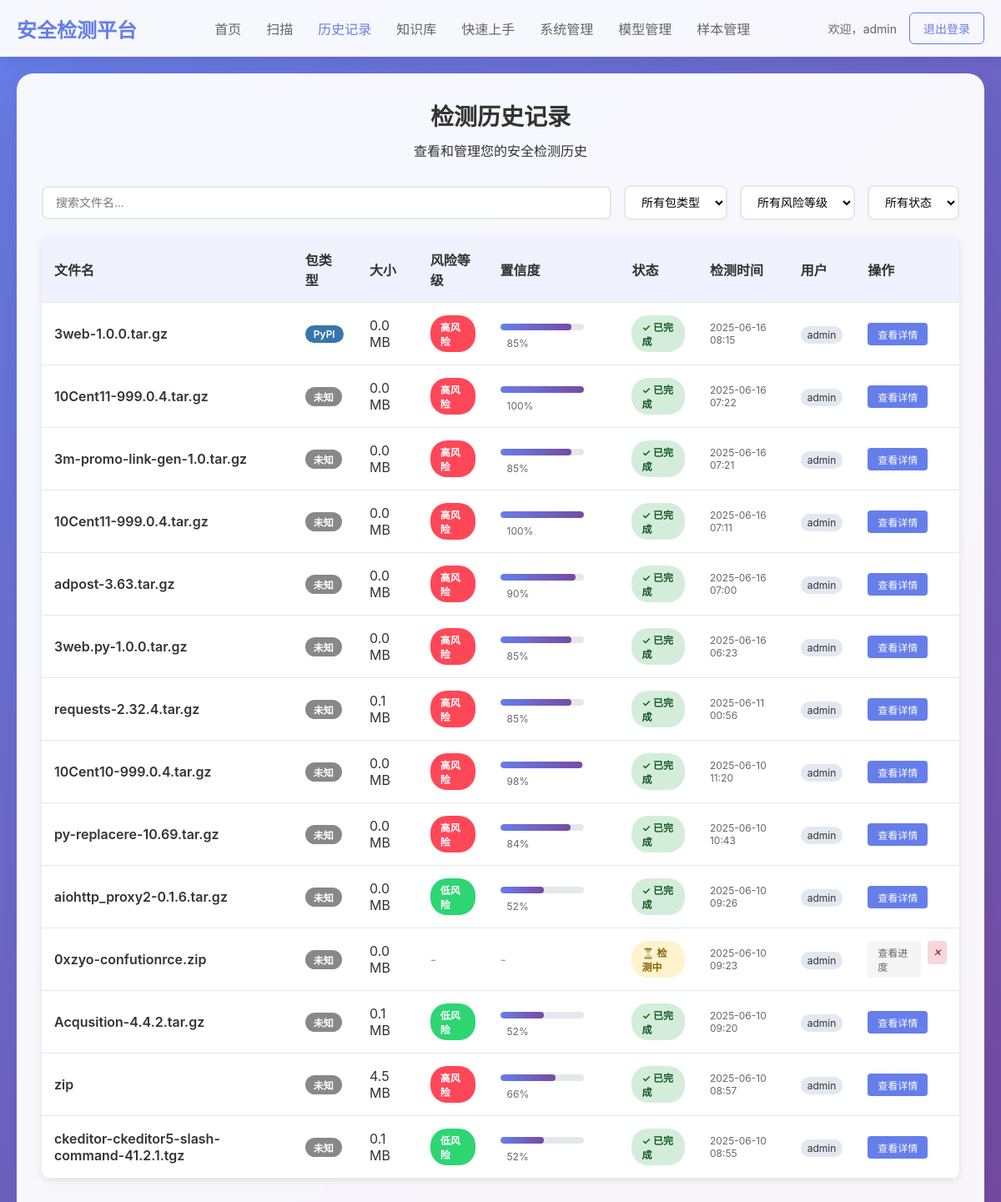
Screenshot of /history (signed in) with the database file from the repository.
### tables this page shows
CREATE TABLE scan_records (
            id INTEGER PRIMARY KEY AUTOINCREMENT,
            user_id INTEGER,
            filename TEXT NOT NULL,
            file_size INTEGER,
            file_hash TEXT,
            scan_status TEXT DEFAULT 'pending',
            risk_level TEXT,
            confidence REAL,
            xgboost_result TEXT,
            llm_result TEXT,
            risk_explanation TEXT,
            scan_time REAL,
            created_at TIMESTAMP DEFAULT CURRENT_TIMESTAMP, package_type TEXT,
            FOREIGN KEY (user_id) REFERENCES users (id)
        );

CREATE TABLE users (
            id INTEGER PRIMARY KEY AUTOINCREMENT,
            username TEXT UNIQUE NOT NULL,
            email TEXT UNIQUE NOT NULL,
            password_hash TEXT NOT NULL,
            role TEXT DEFAULT 'user',
            created_at TIMESTAMP DEFAULT CURRENT_TIMESTAMP,
            last_login TIMESTAMP
        );

### app.py (the view, shortened to what this page needs)
@app.route('/history')
@login_required
def history():
    conn = sqlite3.connect('security_scanner.db')
    cursor = conn.cursor()
    if session.get('role') == 'admin':
        cursor.execute('''
            SELECT r.id, r.filename, r.file_size, r.risk_level, r.confidence, r.scan_status, r.created_at,
                   r.package_type, u.username
            FROM scan_records r
            JOIN users u ON r.user_id = u.id
            ORDER BY r.created_at DESC
        ''')
    records = cursor.fetchall()
    conn.close()
    return render_template('history.html', records=records)

### app.py (called while the page is built)
def login_required(view):
    @wraps(view)
    def wrapped_view(*args, **kwargs):
        if 'user_id' not in session:
            flash('请先登录', 'error')
            return redirect(url_for('login'))
        return view(*args, **kwargs)
    return wrapped_view

### templates/history.html (shortened to what this page needs)
{% extends "base.html" %}
{% block content %}
<div class="history-container">
    <div class="header">
        <h1>检测历史记录</h1>
        <p>查看和管理您的安全检测历史</p>
    </div>
    <div class="search-controls">
        <input type="text" class="search-input" placeholder="搜索文件名..." id="searchInput">
        <select class="filter-select" id="packageTypeFilter">
            <option value="">所有包类型</option>
        </select>
        <select class="filter-select" id="riskFilter">
            <option value="">所有风险等级</option>
        </select>
        <select class="filter-select" id="statusFilter">
            <option value="">所有状态</option>
        </select>
    </div>
    {% if records %}
    <table class="records-table" id="recordsTable">
        <thead>
            <tr>
                <th>文件名</th>
                <th>包类型</th>
                <th>大小</th>
                <th>风险等级</th>
                <th>置信度</th>
                <th>状态</th>
                <th>检测时间</th>
                {% if session.role == 'admin' %}<th>用户</th>{% endif %}
                <th>操作</th>
            </tr>
        </thead>
        <tbody>
            {% for record in records %}
            <tr data-risk="{{ record[3] or '' }}" data-status="{{ record[5] }}" data-filename="{{ record[1] }}" data-package-type="{{ record[7] or 'unknown' }}">
                <td>
                    <div style="font-weight: 600; color: #333;">{{ record[1] }}</div>
                </td>
                <td>
                    {% if record[7] == 'pypi' %}
                        <span class="type-badge type-pypi">PyPI</span>
                    {% elif record[7] == 'npm' %}
                        <span class="type-badge type-npm">npm</span>
                    {% else %}
                        <span class="type-badge type-unknown">未知</span>
                    {% endif %}
                </td>
                <td>{{ "%.1f"|format(record[2] / 1024 / 1024) }} MB</td>
                <td>
                    {% if record[3] == 'high' %}
                        <span class="risk-badge risk-high">高风险</span>
                    {% elif record[3] == 'medium' %}
                        <span class="risk-badge risk-medium">中等风险</span>
                    {% elif record[3] == 'low' %}
                        <span class="risk-badge risk-low">低风险</span>
                    {% else %}
                        <span style="color: #999;">-</span>
                    {% endif %}
                </td>
                <td>
                    {% if record[4] %}
                        <div class="confidence-bar">
                            <div class="confidence-fill" style="width: {{ (record[4] * 100)|round }}%"></div>
                        </div>
                        <span style="font-size: 12px; color: #666; margin-left: 8px;">{{ "%.0f"|format(record[4] * 100) }}%</span>
                    {% else %}
                        <span style="color: #999;">-</span>
                    {% endif %}
                </td>
                <td>
                    {% if record[5] == 'completed' %}
                        <span class="status-badge status-completed">✓ 已完成</span>
                    {% elif record[5] == 'pending' %}
                        <span class="status-badge status-pending">⏳ 检测中</span>
                    {% elif record[5] == 'failed' %}
                        <span class="status-badge status-failed">✗ 失败</span>
                    {% else %}
                        <span class="status-badge status-pending">{{ record[5] }}</span>
                    {% endif %}
                </td>
                <td style="font-size: 12px; color: #666;">
                    {{ record[6][:16] if record[6] else '-' }}
                </td>
                {% if session.role == 'admin' %}
                <td>
                    <span style="font-size: 12px; padding: 3px 8px; background: #e2e8f0; border-radius: 10px;">{{ record[8] }}</span>
                </td>
                {% endif %}
                <td>
                    <div class="action-buttons">
                        {% if record[5] == 'completed' %}
                            <a href="/results/{{ record[0] }}" class="btn-small btn-primary">查看详情</a>
                        {% elif record[5] == 'pending' %}
                            <a href="/progress/{{ record[0] }}" class="btn-small btn-secondary">查看进度</a>
                            <button class="btn-small btn-icon" title="取消" onclick="cancelScan({{ record[0] }})" style="background: #f8d7da; color: #721c24;">
                                <i class="cancel-icon">✕</i>
                            </button>
                        {% else %}
                            <a href="#" class="btn-small btn-secondary" onclick="retryDetection({{ record[0] }})">重新检测</a>
                            <button class="btn-small btn-icon" title="删除" onclick="deleteRecord({{ record[0] }})" style="background: #f8d7da; color: #721c24;">
                                <i class="delete-icon">🗑️</i>
                            </button>
                        {% endif %}
                    </div>
                </td>
            </tr>
            {% endfor %}
        </tbody>
    </table>
    {% endif %}
</div>
{% endblock %}

### templates/base.html (style rules this page uses)
* { margin: 0; padding: 0; box-sizing: border-box; }
body { font-family: 'Microsoft YaHei', -apple-system, BlinkMacSystemFont, 'Segoe UI', sans-serif; background: linear-gradient(135deg, #667eea 0%, #764ba2 100%); min-height: 100vh; color: #333; }
.btn-primary { background: linear-gradient(135deg, #667eea 0%, #764ba2 100%); color: white; }

### templates/history.html (style rules this page uses)
.history-container { background: rgba(255, 255, 255, 0.95); backdrop-filter: blur(10px); padding: 30px; border-radius: 20px; box-shadow: 0 20px 60px rgba(0,0,0,0.1); margin: 0 auto; }
.header { text-align: center; margin-bottom: 30px; }
.header h1 { color: #333; margin-bottom: 10px; font-size: 28px; }
.search-controls { display: flex; gap: 15px; margin-bottom: 20px; align-items: center; flex-wrap: wrap; }
.search-input { flex: 1; min-width: 200px; padding: 10px 15px; border: 2px solid #e5e7eb; border-radius: 8px; font-size: 14px; }
.filter-select { padding: 10px 15px; border: 2px solid #e5e7eb; border-radius: 8px; font-size: 14px; background: white; }
.records-table { width: 100%; border-collapse: collapse; margin-bottom: 20px; background: white; border-radius: 10px; overflow: hidden; box-shadow: 0 2px 10px rgba(0,0,0,0.1); }
.records-table th, .records-table td { padding: 15px; text-align: left; border-bottom: 1px solid #e5e7eb; }
.records-table th { background: rgba(102, 126, 234, 0.1); font-weight: 600; color: #333; }
.risk-badge { display: inline-block; padding: 5px 12px; border-radius: 20px; font-size: 12px; font-weight: 600; color: white; }
.risk-high { background: #ff4757; }
.risk-low { background: #2ed573; }
.type-badge { display: inline-block; padding: 3px 10px; border-radius: 12px; font-size: 12px; font-weight: 600; color: #fff; }
.type-pypi { background: #3776ab; }
.type-unknown { background: #888; }
.confidence-bar { width: 100px; height: 8px; background: #e5e7eb; border-radius: 4px; overflow: hidden; display: inline-block; }
.confidence-fill { height: 100%; background: linear-gradient(90deg, #667eea 0%, #764ba2 100%); border-radius: 4px; }
.status-badge { display: inline-block; padding: 5px 12px; border-radius: 20px; font-size: 12px; font-weight: 600; }
.status-completed { background: #d4edda; color: #155724; }
.status-pending { background: #fff3cd; color: #856404; }
.action-buttons { display: flex; gap: 8px; }
.btn-small { padding: 5px 12px; border: none; border-radius: 4px; font-size: 12px; cursor: pointer; text-decoration: none; transition: all 0.3s ease; }
.btn-primary { background: #667eea; color: white; }
.btn-secondary { background: #f5f5f5; color: #666; }
.btn-icon { width: 28px; height: 28px; display: inline-flex; align-items: center; justify-content: center; padding: 0; border-radius: 4px; cursor: pointer; transition: all 0.2s ease; }

### rows the page displays
scan_records: filename "3web-1.0.0.tar.gz", package_type "PyPI", record[2]/1024/1024 "0.0", risk_level "高风险", record[4]*100 "85", scan_status "✓ 已完成", created_at "2025-06-16 08:15", username "admin"
scan_records: filename "10Cent11-999.0.4.tar.gz", package_type "未知", record[2]/1024/1024 "0.0", risk_level "高风险", record[4]*100 "100", scan_status "✓ 已完成", created_at "2025-06-16 07:22", username "admin"
scan_records: filename "3m-promo-link-gen-1.0.tar.gz", package_type "未知", record[2]/1024/1024 "0.0", risk_level "高风险", record[4]*100 "85", scan_status "✓ 已完成", created_at "2025-06-16 07:21", username "admin"
scan_records: filename "10Cent11-999.0.4.tar.gz", package_type "未知", record[2]/1024/1024 "0.0", risk_level "高风险", record[4]*100 "100", scan_status "✓ 已完成", created_at "2025-06-16 07:11", username "admin"
scan_records: filename "adpost-3.63.tar.gz", package_type "未知", record[2]/1024/1024 "0.0", risk_level "高风险", record[4]*100 "90", scan_status "✓ 已完成", created_at "2025-06-16 07:00", username "admin"
scan_records: filename "3web.py-1.0.0.tar.gz", shows "未知", record[2]/1024/1024 "0.0", risk_level "高风险", record[4]*100 "85", scan_status "✓ 已完成", created_at "2025-06-16 06:23", username "admin"
scan_records: filename "requests-2.32.4.tar.gz", shows "未知", record[2]/1024/1024 "0.1", risk_level "高风险", record[4]*100 "85", scan_status "✓ 已完成", created_at "2025-06-11 00:56", username "admin"
scan_records: filename "10Cent10-999.0.4.tar.gz", shows "未知", record[2]/1024/1024 "0.0", risk_level "高风险", record[4]*100 "98", scan_status "✓ 已完成", created_at "2025-06-10 11:20", username "admin"
scan_records: filename "py-replacere-10.69.tar.gz", shows "未知", record[2]/1024/1024 "0.0", risk_level "高风险", record[4]*100 "84", scan_status "✓ 已完成", created_at "2025-06-10 10:43", username "admin"
scan_records: filename "aiohttp_proxy2-0.1.6.tar.gz", shows "未知", record[2]/1024/1024 "0.0", risk_level "低风险", record[4]*100 "52", scan_status "✓ 已完成", created_at "2025-06-10 09:26", username "admin"
scan_records: filename "0xzyo-confutionrce.zip", shows "未知", record[2]/1024/1024 "0.0", scan_status "⏳ 检测中", created_at "2025-06-10 09:23", username "admin"
scan_records: filename "Acqusition-4.4.2.tar.gz", shows "未知", record[2]/1024/1024 "0.1", risk_level "低风险", record[4]*100 "52", scan_status "✓ 已完成", created_at "2025-06-10 09:20", username "admin"
scan_records: filename "zip", shows "未知", record[2]/1024/1024 "4.5", risk_level "高风险", record[4]*100 "66", scan_status "✓ 已完成", created_at "2025-06-10 08:57", username "admin"
scan_records: filename "ckeditor-ckeditor5-slash-command-41.2.1.tgz", shows "未知", record[2]/1024/1024 "0.1", risk_level "低风险", record[4]*100 "52", scan_status "✓ 已完成", created_at "2025-06-10 08:55", username "admin"

### other values shown
{{ session.username }} "admin"
